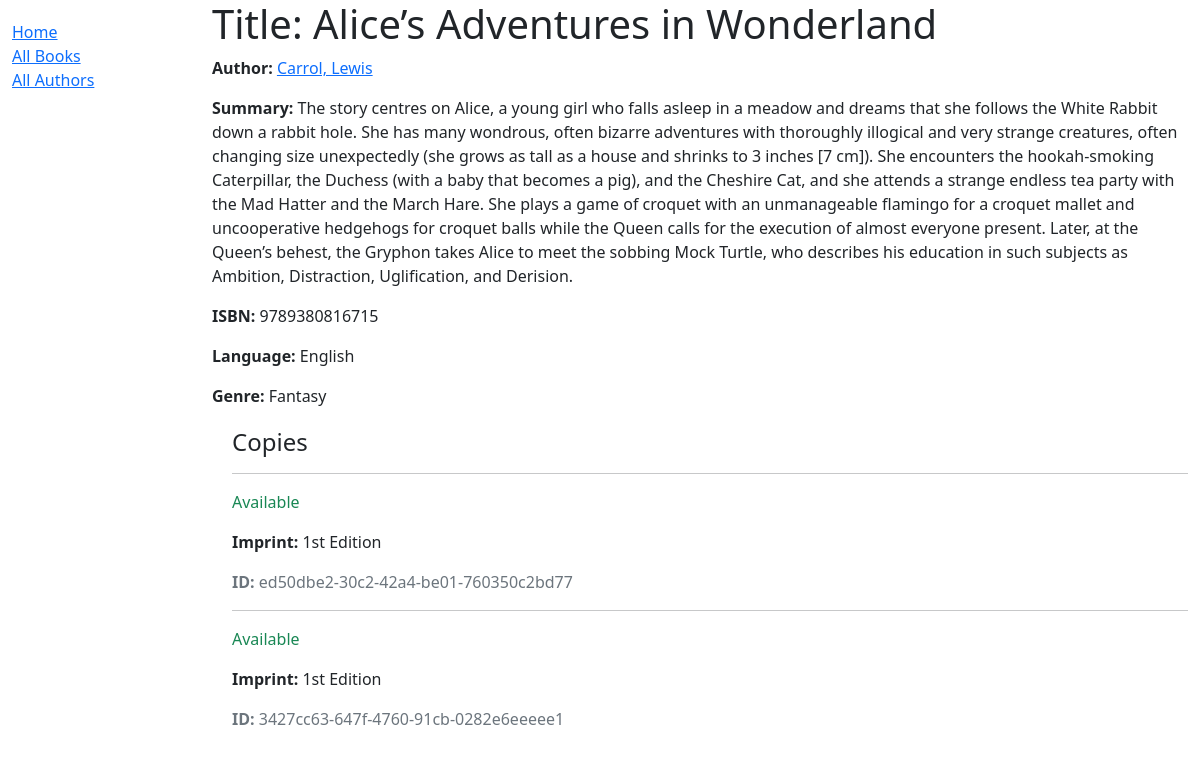
/catalog/book/1, run on the app's committed database.
### Catalog/models.py (models this page shows, shortened)
class Book(models.Model):
    title = models.CharField(max_length = 200)
    author = models.ForeignKey('Author', on_delete = models.SET_NULL, null = True)
    summary = models.TextField(max_length = 1000, help_text = 'Enter a breif description of the book')
    isbn = models.CharField('ISBN', max_length = 13, unique = True, help_text = '13 Character <a href="https://www.isbn-international.org/content/what-isbn">ISBN Number</a>')
    genre = models.ManyToManyField(Genre, help_text = 'Select a genre for this book')
    language = models.ForeignKey('Language', on_delete = models.SET_NULL, null = True   )
    def display_genre(self):
        '''Create a string for the Genre. This is required to display genre in Admin.'''
        return ', '.join(genre.name for genre in self.genre.all()[:3])
    display_genre.short_description = 'Genre'

class Author(models.Model):
    first_name = models.CharField(max_length = 100)
    last_name = models.CharField(max_length = 100)
    date_of_birth = models.DateField(null = True, blank = True)
    date_of_death = models.DateField('Died', null = True, blank = True)
    class Meta:
        ordering = ['last_name', 'first_name']
    def get_absolute_url(self):
        return reverse('author-detail', args = [str(self.id)])
    def __str__(self):
        return f'{self.last_name}, {self.first_name}'

class Language(models.Model):
    name = models.CharField(max_length = 200, help_text = "Enter the book's natural language (e.g. English, Hindi, French, etc.)")
    def __str__(self):
        return self.name

class Genre(models.Model):
    name = models.CharField(max_length = 200, help_text = 'Enter a book genre (e.g. Science Fiction)')
    def __str__(self):
        return self.name

class BookInstance(models.Model):
    id = models.UUIDField(primary_key = True, default = uuid.uuid4, help_text = 'Unique ID for this particular book across whole library')
    book = models.ForeignKey('Book', on_delete = models.RESTRICT, null = True)
    imprint = models.CharField(max_length = 200)
    due_back = models.DateField(null = True, blank = True)
    LOAN_STATUS = (
        ('m', 'Maintenance'),
        ('o', 'On loan'),
        ('a', 'Available'),
        ('r', 'Reserved'),
    )
    status = models.CharField(
        max_length = 1,
        choices = LOAN_STATUS,
        blank = True,
        default = 'm',
        help_text = 'Book availability'
    )
    class Meta:
        ordering = ['due_back']

### Catalog/views.py (the view)
# urls.py: path('book/<int:pk>', views.BookDetailView.as_view(), name = 'book-detail'),
class BookDetailView(generic.DetailView):
    model = Book

### Catalog/templates/Catalog/book_detail.html (shortened to what this page needs)
{% extends 'base_generic.html' %}
{% block content %}
    <h1>Title: {{ book.title }}</h1>
    <p><strong>Author:</strong> <a href="{{ book.author.get_absolute_url }}">{{ book.author }}</a></p>
    <p><strong>Summary:</strong> {{ book.summary }}</p>
    <p><strong>ISBN:</strong> {{ book.isbn }}</p>
    <p><strong>Language:</strong> {{ book.language }}</p>
    <p><strong>Genre:</strong> {{ book.genre.all|join:', ' }}</p>
    <div style="margin-left: 20px; margin-top: 20px;">
        <h4>Copies</h4>
        {% for copy in book.bookinstance_set.all %}
            <hr>
            <p class="{% if copy.status == 'a' %}text-success{% elif copy.status == 'm' %}text-danger{% else %}text-warning{% endif %}">
                {{ copy.get_status_display }}
            </p>
            <p><strong>Imprint:</strong> {{ copy.imprint }}</p>
            <p class="text-muted"><strong>ID:</strong> {{ copy.id }}</p>
        {% endfor %}
    </div>
{% endblock %}

### data on the page
Book: author "Carrol, Lewis", summary "The story centres on Alice, a young girl who falls asleep in a meadow and dreams that she follows the White Rabbit down a rabbit hole. She has many wondrous, often bizarre adventures with thoroughly illogical and very strange creatures, often changing size unexpectedly (she grows as tall as a house and shrinks to 3 inches [7 cm]). She encounters the hookah-smoking Caterpillar, the Duchess (with a baby that becomes a pig), and the Cheshire Cat, and she attends a strange endless tea party with the Mad Hatter and the March Hare. She plays a game of croquet with an unmanageable flamingo for a croquet mallet and uncooperative hedgehogs for croquet balls while the Queen calls for the execution of…", isbn "9789380816715", language "English", genre.all "Fantasy"
BookInstance: status "Available", imprint "1st Edition", id "ed50dbe2-30c2-42a4-be01-760350c2bd77"
BookInstance: status "Available", imprint "1st Edition", id "3427cc63-647f-4760-91cb-0282e6eeeee1"
